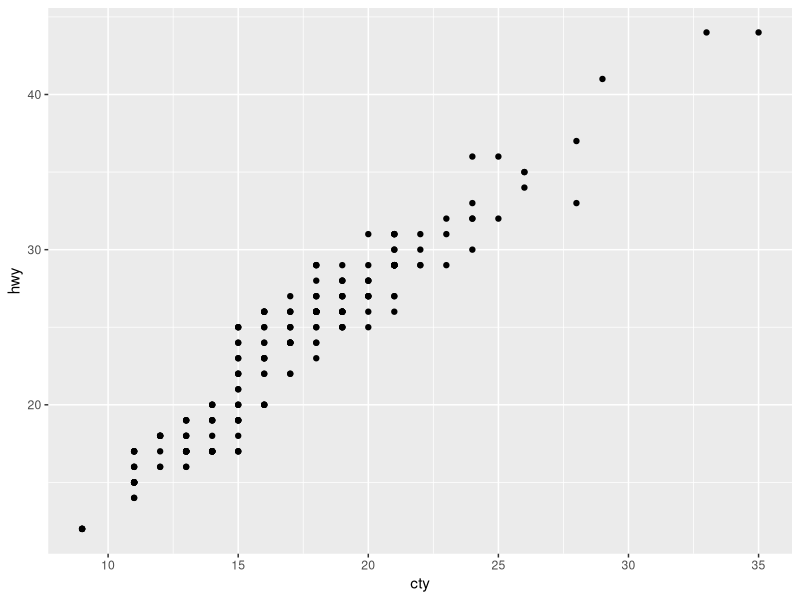
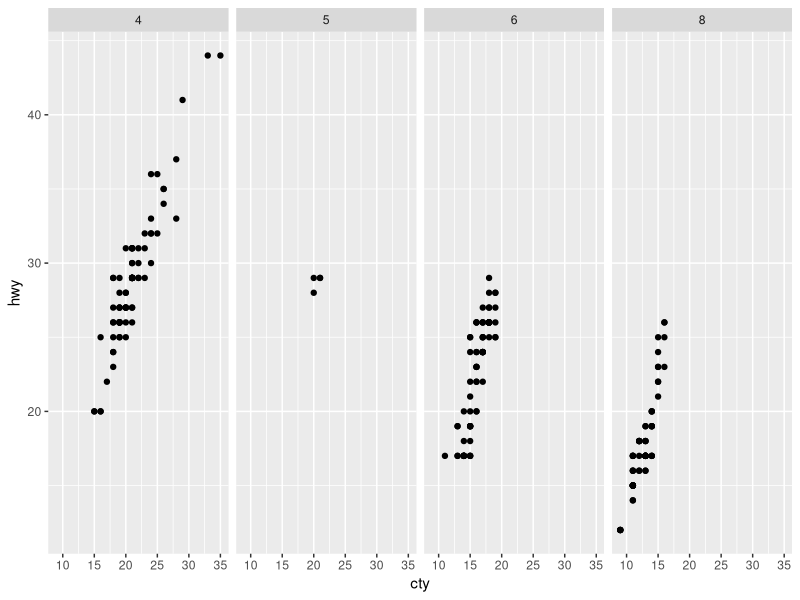
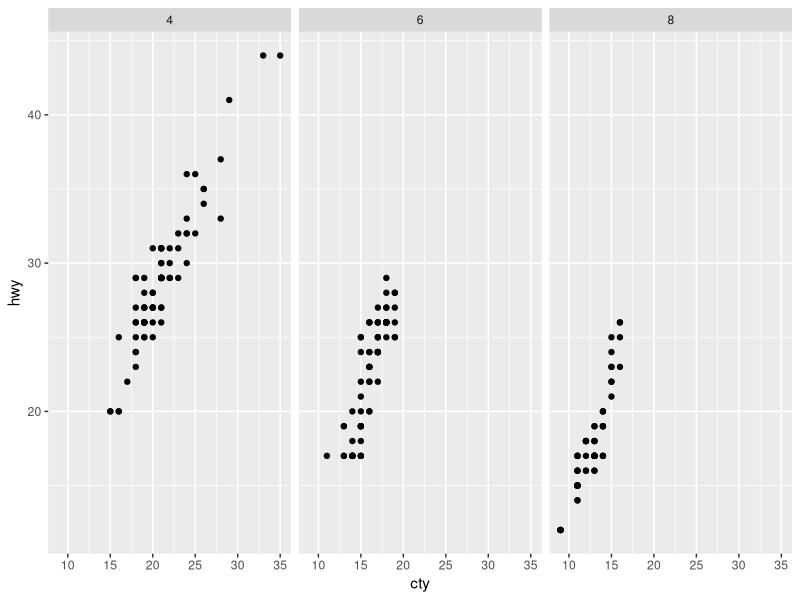
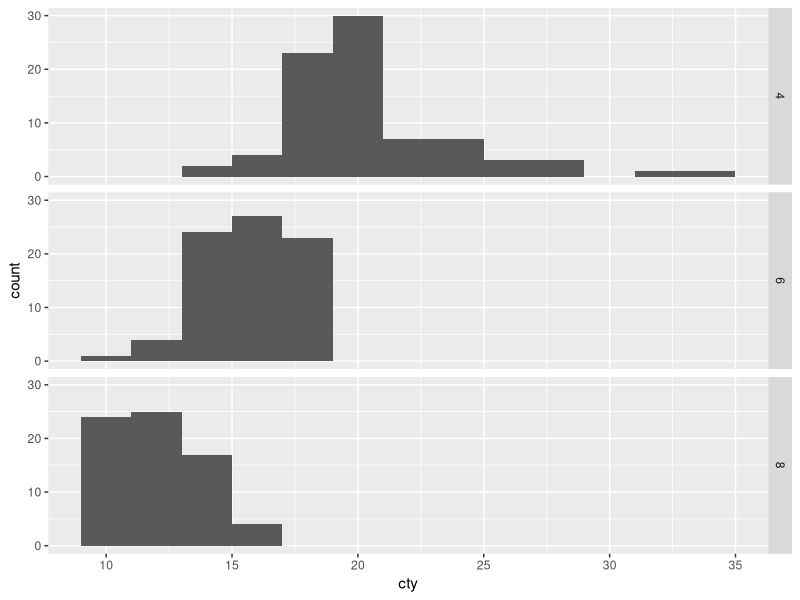
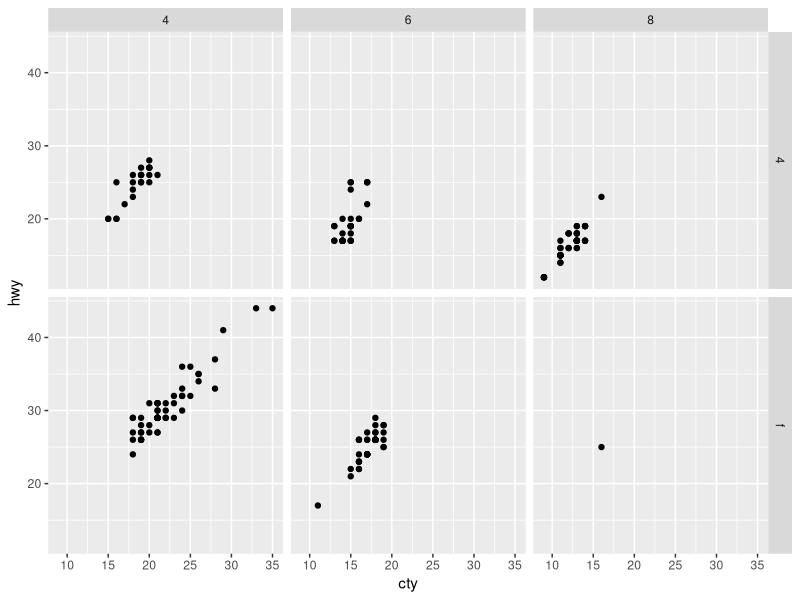
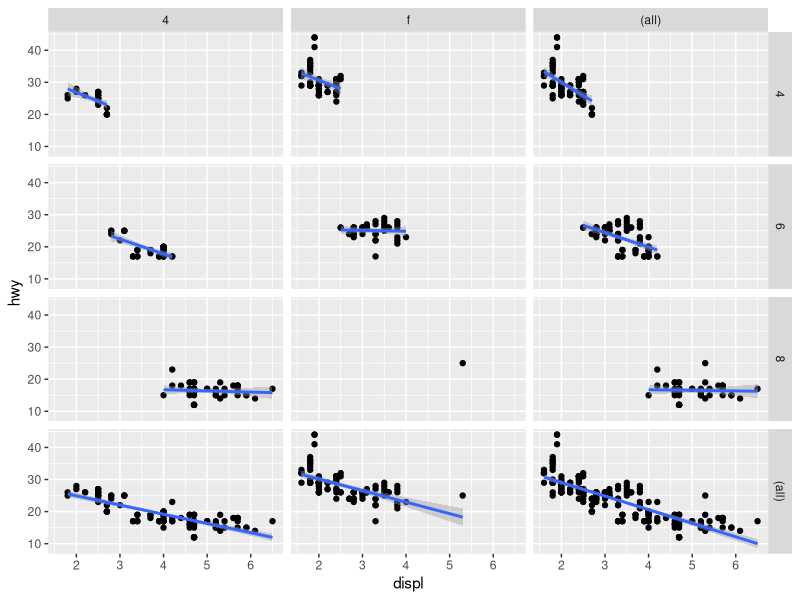
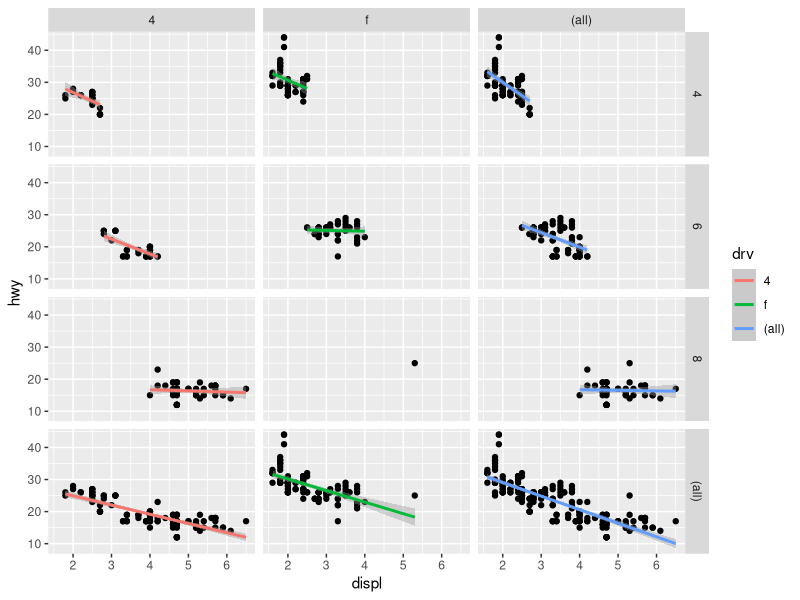
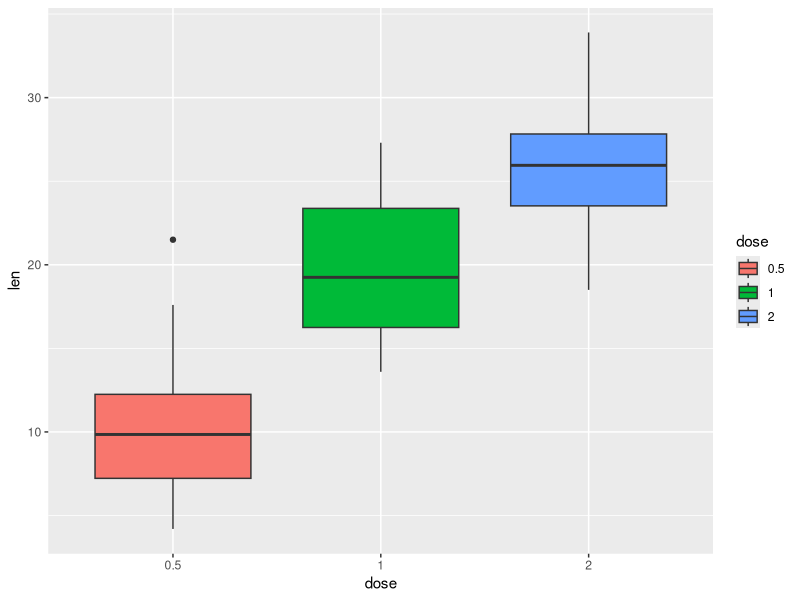

Write the R code that produced these figures, in order.
library(ggplot2)

# This isn't faceting anything, so it's just one graph.
ggplot(data = mpg, aes(cty, hwy)) + geom_point() + facet_grid(. ~ .)

# If we instead facet using a third variable, it'll be split into multiple graphs based on variable 3.
ggplot(data = mpg, aes(cty, hwy)) + geom_point() + facet_grid(. ~ cyl)

# The faceting is easiest to modify by making a subset with the given rule. <- ON QUIZ!!!
# Here, I'm faceting by cylinders but I don't want to include 5 cylinders bc it's only 4 rows.
# nrow(subset(mpg, cyl == 5)) 4 rows
mpg2 <- subset(mpg, cyl != 5)
ggplot(data = mpg2, aes(cty, hwy)) + geom_point() + facet_grid(. ~ cyl)

# We can have it go horizontally, too - facet_grid(X ~ Y)
# It's probably better do do this for histograms so our X axis is easier to interpret and not narrow.
ggplot(data = mpg2, aes(cty)) + geom_histogram(binwidth = 2) + facet_grid(cyl ~ .)

# Subsetting can have multiple conditions, which can help to make some nice graphs.
# Not 5 cyl, but must be 4-wheel drive or front-wheel drive.
      # Not 5 cyl, not rear-wheel drive basically.
mpg2 <- subset(mpg, cyl != 5 & drv %in% c("4", "f"))
ggplot(data = mpg2, aes(cty, hwy)) + geom_point() + facet_grid(drv ~ cyl)

# You can add smooth lines to your faceted grids.
ggplot(data = mpg2, aes(displ, hwy)) + geom_point() + geom_smooth(method = "lm") +
  facet_grid(cyl ~ drv, margins = T) # I don't know what margins does.
# This graph looks nicer as R rather than IDE. The anti-aliasing makes it hard to read.

# You can also color the lines by supplying color args to geom_smooth.
ggplot(data = mpg2, aes(displ, hwy)) + geom_point() + geom_smooth(aes(color = drv), method = "lm") +
  facet_grid(cyl ~ drv, margins = T)


# Faceting can be done on a lot of graph types including boxplots.
ToothGrowth$dose <- as.factor(ToothGrowth$dose)
df <- ToothGrowth
head(df)

ggplot(df, aes(x = dose, y = len, group = dose)) + geom_boxplot(aes(fill = dose))

ggplot(df, aes(x = dose, y = len, group = dose)) + geom_boxplot(aes(fill = dose)) +
  facet_grid(supp ~ .)

ggplot(df, aes(x = dose, y = len, group = dose)) + geom_boxplot(aes(fill = dose)) +
  facet_grid(. ~ supp)

ggplot(df, aes(x = dose, y = len, group = dose)) + geom_boxplot(aes(fill = dose)) +
  facet_grid(dose ~ supp)

# Can also adjust the scaling. This makes your scale vary though, possibly making bad graphs.
# By default, 'fixed' is used, which gives all graphs the same scale, which can make some graphs
# look really small.
# See here that the top row goes to 20, middle to 24, bottom to 30. It could be misleading.
ggplot(df, aes(x = dose, y = len, group = dose)) + geom_boxplot(aes(fill = dose)) +
  facet_grid(dose ~ supp, scales = 'free')

ggplot(df, aes(x = dose, y = len, group = dose)) + geom_boxplot(aes(fill = dose)) +
  facet_wrap(dose ~ supp, scales = 'free')


# geom_path exists. Not sure why but I guess it looks nice?
# Declare a dummy data frame.
df <- data.frame(x = c("a", "a", "a", "a", "b", "b", "b", "b"),
                 y = c(1, 2, 3, 4, 4, 3, 2, 1),
                 z = c("A", "A", "B", "B", "B", "B", "A", "A"))

ggplot(data = df, aes(x, y, color = z)) +
  geom_point() +
  geom_path()

# As above but grouped as one.
ggplot(data = df, aes(x, y, color = z)) +
  geom_point() +
  geom_path(aes(group = 10))

# As above but grouped by z.
ggplot(data = df, aes(x, y, color = z)) +
  geom_point() +
  geom_path(aes(group = z))


